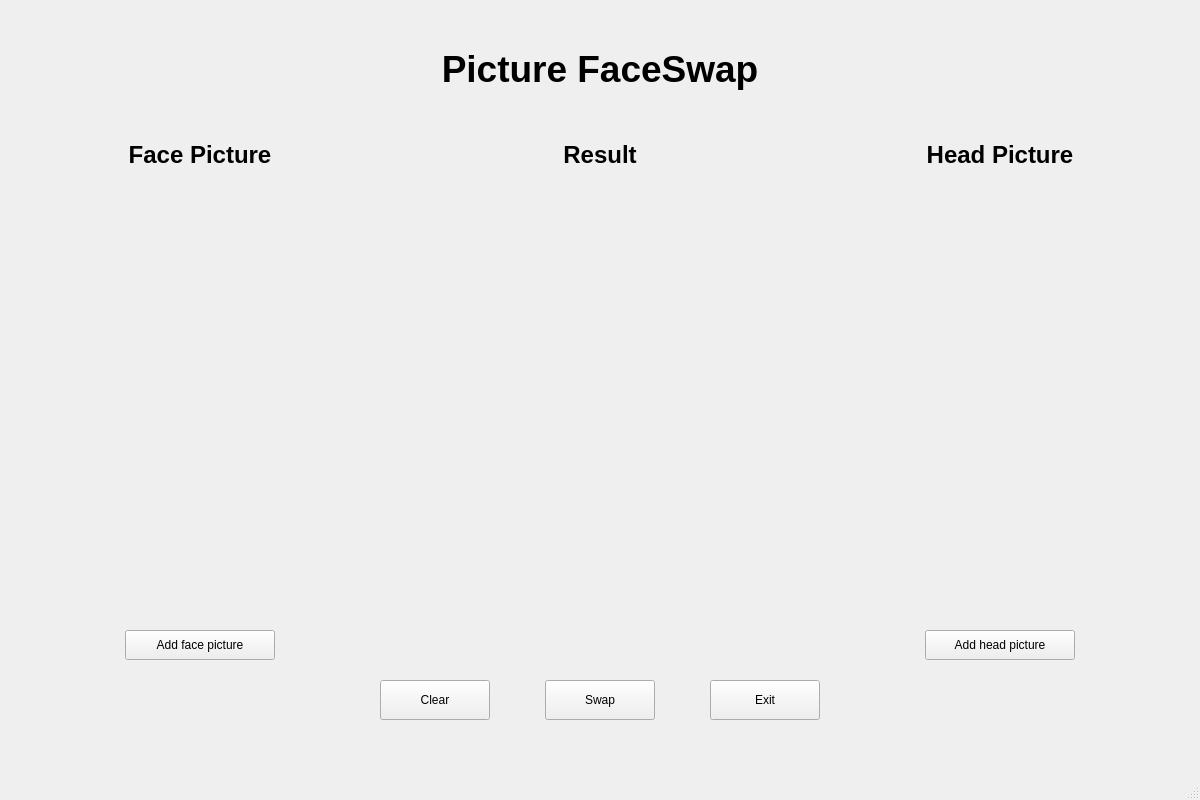
<?xml version="1.0" encoding="UTF-8"?>
<ui version="4.0">
 <class>MainWindow</class>
 <widget class="QMainWindow" name="MainWindow">
  <property name="geometry">
   <rect>
    <x>0</x>
    <y>0</y>
    <width>1200</width>
    <height>800</height>
   </rect>
  </property>
  <property name="windowTitle">
   <string>MainWindow</string>
  </property>
  <widget class="QWidget" name="centralwidget">
   <widget class="QLabel" name="faceLabel">
    <property name="geometry">
     <rect>
      <x>50</x>
      <y>200</y>
      <width>300</width>
      <height>400</height>
     </rect>
    </property>
    <property name="text">
     <string/>
    </property>
    <property name="scaledContents">
     <bool>false</bool>
    </property>
   </widget>
   <widget class="QPushButton" name="facePushButton">
    <property name="geometry">
     <rect>
      <x>125</x>
      <y>630</y>
      <width>150</width>
      <height>30</height>
     </rect>
    </property>
    <property name="text">
     <string>Add face picture</string>
    </property>
   </widget>
   <widget class="QPushButton" name="swapButton">
    <property name="geometry">
     <rect>
      <x>545</x>
      <y>680</y>
      <width>110</width>
      <height>40</height>
     </rect>
    </property>
    <property name="text">
     <string>Swap</string>
    </property>
   </widget>
   <widget class="QLabel" name="titleLabel">
    <property name="geometry">
     <rect>
      <x>350</x>
      <y>20</y>
      <width>500</width>
      <height>100</height>
     </rect>
    </property>
    <property name="text">
     <string>&lt;html&gt;&lt;head/&gt;&lt;body&gt;&lt;p&gt;&lt;span style=&quot; font-size:28pt; font-weight:600;&quot;&gt;Picture FaceSwap&lt;/span&gt;&lt;/p&gt;&lt;/body&gt;&lt;/html&gt;</string>
    </property>
    <property name="alignment">
     <set>Qt::AlignCenter</set>
    </property>
   </widget>
   <widget class="QLabel" name="faceTitleLabel">
    <property name="geometry">
     <rect>
      <x>50</x>
      <y>130</y>
      <width>300</width>
      <height>50</height>
     </rect>
    </property>
    <property name="text">
     <string>&lt;html&gt;&lt;head/&gt;&lt;body&gt;&lt;p align=&quot;center&quot;&gt;&lt;span style=&quot; font-size:18pt; font-weight:600;&quot;&gt;Face Picture&lt;/span&gt;&lt;/p&gt;&lt;/body&gt;&lt;/html&gt;</string>
    </property>
   </widget>
   <widget class="QLabel" name="headLabel">
    <property name="geometry">
     <rect>
      <x>850</x>
      <y>200</y>
      <width>300</width>
      <height>400</height>
     </rect>
    </property>
    <property name="text">
     <string/>
    </property>
    <property name="scaledContents">
     <bool>false</bool>
    </property>
   </widget>
   <widget class="QLabel" name="headTitleLabel">
    <property name="geometry">
     <rect>
      <x>850</x>
      <y>130</y>
      <width>300</width>
      <height>50</height>
     </rect>
    </property>
    <property name="text">
     <string>&lt;html&gt;&lt;head/&gt;&lt;body&gt;&lt;p align=&quot;center&quot;&gt;&lt;span style=&quot; font-size:18pt; font-weight:600;&quot;&gt;Head Picture&lt;/span&gt;&lt;/p&gt;&lt;/body&gt;&lt;/html&gt;</string>
    </property>
   </widget>
   <widget class="QPushButton" name="headPushButton">
    <property name="geometry">
     <rect>
      <x>925</x>
      <y>630</y>
      <width>150</width>
      <height>30</height>
     </rect>
    </property>
    <property name="text">
     <string>Add head picture</string>
    </property>
   </widget>
   <widget class="QLabel" name="resultLabel">
    <property name="geometry">
     <rect>
      <x>450</x>
      <y>200</y>
      <width>300</width>
      <height>400</height>
     </rect>
    </property>
    <property name="text">
     <string/>
    </property>
    <property name="scaledContents">
     <bool>false</bool>
    </property>
   </widget>
   <widget class="QLabel" name="resultTitleLabel">
    <property name="geometry">
     <rect>
      <x>450</x>
      <y>130</y>
      <width>300</width>
      <height>50</height>
     </rect>
    </property>
    <property name="text">
     <string>&lt;html&gt;&lt;head/&gt;&lt;body&gt;&lt;p align=&quot;center&quot;&gt;&lt;span style=&quot; font-size:18pt; font-weight:600;&quot;&gt;Result&lt;/span&gt;&lt;/p&gt;&lt;/body&gt;&lt;/html&gt;</string>
    </property>
   </widget>
   <widget class="QPushButton" name="clearButton">
    <property name="geometry">
     <rect>
      <x>380</x>
      <y>680</y>
      <width>110</width>
      <height>40</height>
     </rect>
    </property>
    <property name="text">
     <string>Clear</string>
    </property>
   </widget>
   <widget class="QPushButton" name="exitButton">
    <property name="geometry">
     <rect>
      <x>710</x>
      <y>680</y>
      <width>110</width>
      <height>40</height>
     </rect>
    </property>
    <property name="text">
     <string>Exit</string>
    </property>
   </widget>
  </widget>
  <widget class="QStatusBar" name="statusbar"/>
 </widget>
 <resources/>
 <connections/>
</ui>
